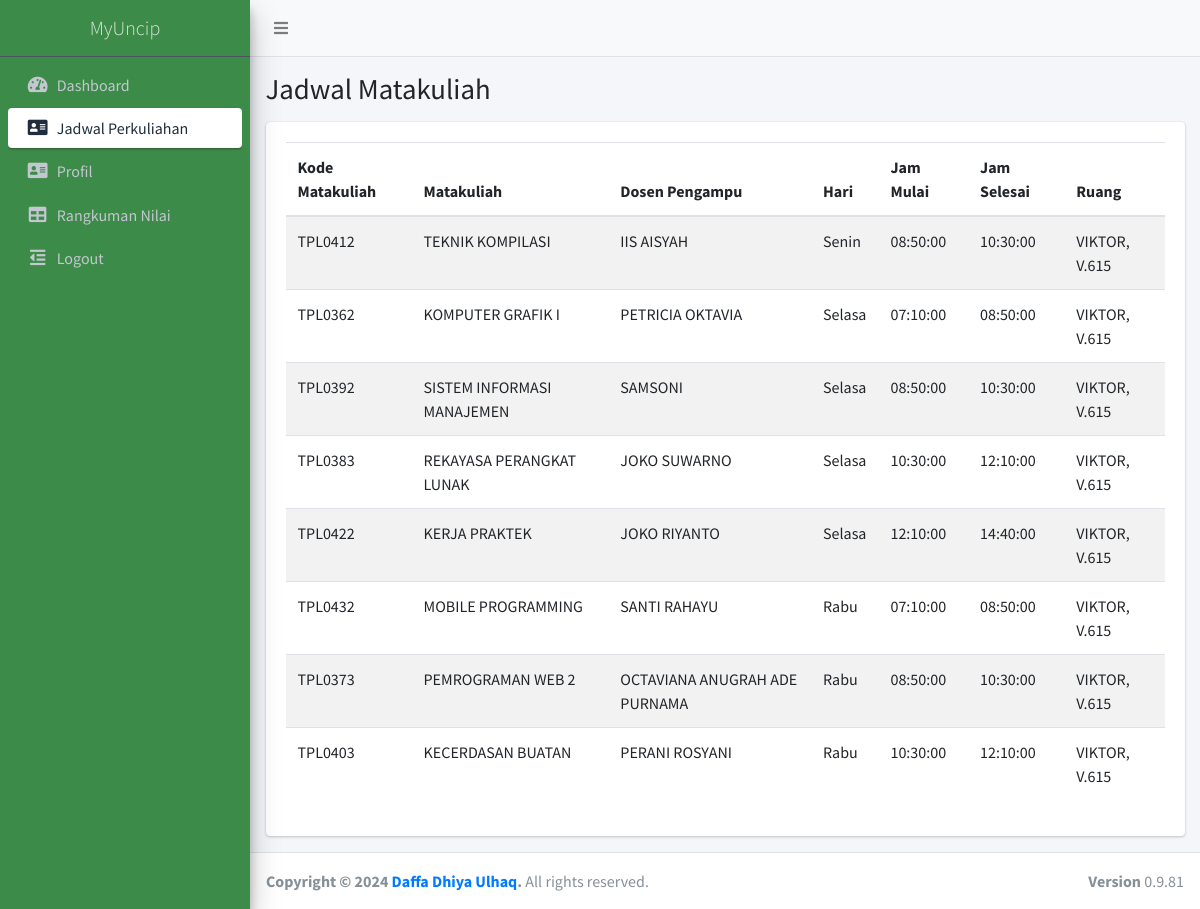
/mahasiswa/jadwal.php, run on the app's committed database.
### tables this page shows
CREATE TABLE `jadwal` (
  `id` int(11) NOT NULL,
  `idMatakuliah` int(11) NOT NULL,
  `idDosen` int(11) NOT NULL,
  `hari` varchar(20) NOT NULL,
  `jamMulai` time NOT NULL,
  `jamSelesai` time NOT NULL,
  `ruang` varchar(20) DEFAULT NULL
);

CREATE TABLE `matakuliah` (
  `id` int(11) NOT NULL,
  `kodeMK` varchar(10) NOT NULL,
  `namaMK` varchar(100) NOT NULL,
  `jumlahSks` int(11) NOT NULL
);

CREATE TABLE `dosen` (
  `id` int(11) NOT NULL,
  `namaDosen` varchar(100) NOT NULL
);

### mahasiswa/jadwal.php (the view, shortened to what this page needs)
<?php
include "../koneksi.php";
include "../template/header.php";
include "sidebarMhs.php";
include "topbar.php";
$query = "SELECT m.kodeMK, m.namaMK AS namaMatakuliah, d.namaDosen AS namaDosen, j.hari, j.jamMulai, j.jamSelesai, j.ruang
          FROM jadwal j
          JOIN matakuliah m ON j.idMatakuliah = m.id
          JOIN dosen d ON j.idDosen = d.id";
$result = mysqli_query($con, $query);
?>
<div class="content-wrapper">
  <section class="content-header">
    <div class="container-fluid">
      <div class="row">
        <div class="col-sm-6">
          <h1>Jadwal Matakuliah</h1>
        </div>
      </div>
    </div>
  </section>
  <section class="content">
    <div class="container-fluid">
      <div class="row">
        <div class="col">
          <div class="card">
            <div class="card-body">
              <div class="table-responsive">
              <table class="table table-striped">
                <thead>
                    <tr>
                    <th>Kode Matakuliah</th>
                    <th>Matakuliah</th>
                    <th>Dosen Pengampu</th>
                    <th>Hari</th>
                    <th>Jam Mulai</th>
                    <th>Jam Selesai</th>
                    <th>Ruang</th>
                    </tr>
                </thead>
                <tbody>
                    <?php
                    while ($row = mysqli_fetch_assoc($result)) {
                    echo "<tr>";
                    echo "<td>" . $row['kodeMK'] . "</td>";
                    echo "<td>" . $row['namaMatakuliah'] . "</td>";
                    echo "<td>" . $row['namaDosen'] . "</td>";
                    echo "<td>" . $row['hari'] . "</td>";
                    echo "<td>" . $row['jamMulai'] . "</td>";
                    echo "<td>" . $row['jamSelesai'] . "</td>";
                    echo "<td>" . $row['ruang'] . "</td>";
                    echo "</tr>";
                    }
                    ?>
                </tbody>
                </table>
              </div>
            </div>
          </div>
        </div>
      </div>
    </div>
  </section>
</div>
<?php
include "../template/footer.php";
?>

### data on the page
jadwal: idMatakuliah.kodeMK "TPL0412", idMatakuliah.namaMK "TEKNIK KOMPILASI", idDosen.namaDosen "IIS AISYAH", hari "Senin", jamMulai "08:50:00", jamSelesai "10:30:00", ruang "VIKTOR, V.615"
jadwal: idMatakuliah.kodeMK "TPL0362", idMatakuliah.namaMK "KOMPUTER GRAFIK I", idDosen.namaDosen "PETRICIA OKTAVIA", hari "Selasa", jamMulai "07:10:00", jamSelesai "08:50:00", ruang "VIKTOR, V.615"
jadwal: idMatakuliah.kodeMK "TPL0392", idMatakuliah.namaMK "SISTEM INFORMASI MANAJEMEN", idDosen.namaDosen "SAMSONI", hari "Selasa", jamMulai "08:50:00", jamSelesai "10:30:00", ruang "VIKTOR, V.615"
jadwal: idMatakuliah.kodeMK "TPL0383", idMatakuliah.namaMK "REKAYASA PERANGKAT LUNAK", idDosen.namaDosen "JOKO SUWARNO", hari "Selasa", jamMulai "10:30:00", jamSelesai "12:10:00", ruang "VIKTOR, V.615"
jadwal: idMatakuliah.kodeMK "TPL0422", idMatakuliah.namaMK "KERJA PRAKTEK", idDosen.namaDosen "JOKO RIYANTO", hari "Selasa", jamMulai "12:10:00", jamSelesai "14:40:00", ruang "VIKTOR, V.615"
jadwal: idMatakuliah.kodeMK "TPL0432", idMatakuliah.namaMK "MOBILE PROGRAMMING", idDosen.namaDosen "SANTI RAHAYU", hari "Rabu", jamMulai "07:10:00", jamSelesai "08:50:00", ruang "VIKTOR, V.615"
jadwal: idMatakuliah.kodeMK "TPL0373", idMatakuliah.namaMK "PEMROGRAMAN WEB 2", idDosen.namaDosen "OCTAVIANA ANUGRAH ADE PURNAMA", hari "Rabu", jamMulai "08:50:00", jamSelesai "10:30:00", ruang "VIKTOR, V.615"
jadwal: idMatakuliah.kodeMK "TPL0403", idMatakuliah.namaMK "KECERDASAN BUATAN", idDosen.namaDosen "PERANI ROSYANI", hari "Rabu", jamMulai "10:30:00", jamSelesai "12:10:00", ruang "VIKTOR, V.615"
